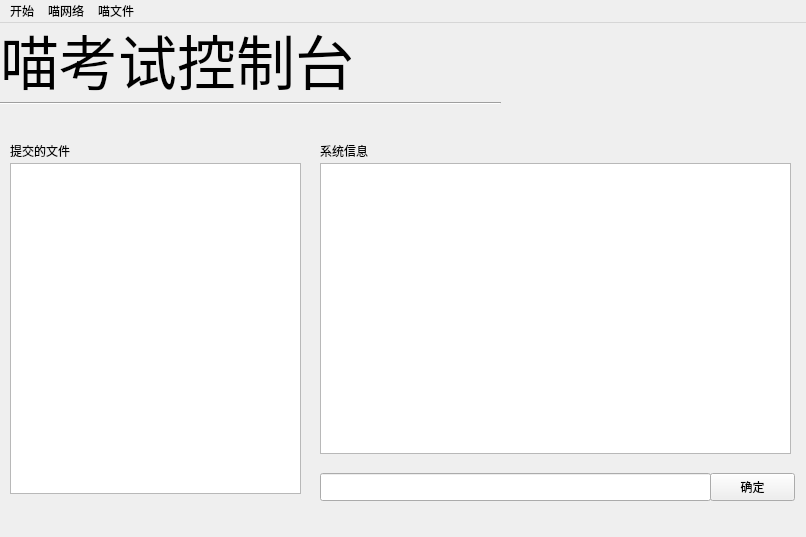
<?xml version="1.0" encoding="UTF-8"?>
<ui version="4.0">
 <class>MainWindow</class>
 <widget class="QMainWindow" name="MainWindow">
  <property name="geometry">
   <rect>
    <x>0</x>
    <y>0</y>
    <width>806</width>
    <height>537</height>
   </rect>
  </property>
  <property name="windowTitle">
   <string>MainWindow</string>
  </property>
  <widget class="QWidget" name="centralwidget">
   <widget class="QLabel" name="label">
    <property name="geometry">
     <rect>
      <x>0</x>
      <y>0</y>
      <width>351</width>
      <height>71</height>
     </rect>
    </property>
    <property name="font">
     <font>
      <pointsize>44</pointsize>
     </font>
    </property>
    <property name="text">
     <string>喵考试控制台</string>
    </property>
   </widget>
   <widget class="Line" name="line">
    <property name="geometry">
     <rect>
      <x>0</x>
      <y>70</y>
      <width>501</width>
      <height>20</height>
     </rect>
    </property>
    <property name="orientation">
     <enum>Qt::Horizontal</enum>
    </property>
   </widget>
   <widget class="QListWidget" name="listWidget">
    <property name="geometry">
     <rect>
      <x>320</x>
      <y>140</y>
      <width>471</width>
      <height>291</height>
     </rect>
    </property>
   </widget>
   <widget class="QLineEdit" name="lineEdit">
    <property name="geometry">
     <rect>
      <x>320</x>
      <y>450</y>
      <width>391</width>
      <height>28</height>
     </rect>
    </property>
   </widget>
   <widget class="QPushButton" name="pushButton">
    <property name="geometry">
     <rect>
      <x>710</x>
      <y>450</y>
      <width>85</width>
      <height>28</height>
     </rect>
    </property>
    <property name="text">
     <string>确定</string>
    </property>
   </widget>
   <widget class="QListWidget" name="listWidget_2">
    <property name="geometry">
     <rect>
      <x>10</x>
      <y>140</y>
      <width>291</width>
      <height>331</height>
     </rect>
    </property>
   </widget>
   <widget class="QLabel" name="label_2">
    <property name="geometry">
     <rect>
      <x>10</x>
      <y>120</y>
      <width>81</width>
      <height>16</height>
     </rect>
    </property>
    <property name="text">
     <string>提交的文件</string>
    </property>
   </widget>
   <widget class="QLabel" name="label_3">
    <property name="geometry">
     <rect>
      <x>320</x>
      <y>120</y>
      <width>61</width>
      <height>16</height>
     </rect>
    </property>
    <property name="text">
     <string>系统信息</string>
    </property>
   </widget>
  </widget>
  <widget class="QMenuBar" name="menubar">
   <property name="geometry">
    <rect>
     <x>0</x>
     <y>0</y>
     <width>806</width>
     <height>28</height>
    </rect>
   </property>
   <widget class="QMenu" name="menu">
    <property name="title">
     <string>开始</string>
    </property>
    <addaction name="action_8"/>
    <addaction name="action_10"/>
    <addaction name="action_16"/>
   </widget>
   <widget class="QMenu" name="menu_2">
    <property name="title">
     <string>喵网络</string>
    </property>
    <addaction name="action_11"/>
    <addaction name="action_17"/>
   </widget>
   <widget class="QMenu" name="menu_4">
    <property name="title">
     <string>喵文件</string>
    </property>
    <addaction name="action_18"/>
    <addaction name="action_19"/>
   </widget>
   <addaction name="menu"/>
   <addaction name="menu_2"/>
   <addaction name="menu_4"/>
  </widget>
  <action name="action_8">
   <property name="text">
    <string>设置考题</string>
   </property>
  </action>
  <action name="action_10">
   <property name="text">
    <string>关于</string>
   </property>
  </action>
  <action name="action_11">
   <property name="text">
    <string>管理授权</string>
   </property>
  </action>
  <action name="action_12">
   <property name="text">
    <string>禁用所有喵终端</string>
   </property>
  </action>
  <action name="action_13">
   <property name="text">
    <string>登出所有喵终端</string>
   </property>
  </action>
  <action name="action_14">
   <property name="text">
    <string>打开登录</string>
   </property>
  </action>
  <action name="action_15">
   <property name="text">
    <string>准许登录</string>
   </property>
  </action>
  <action name="action_16">
   <property name="text">
    <string>退出</string>
   </property>
  </action>
  <action name="action_17">
   <property name="text">
    <string>禁用登录</string>
   </property>
  </action>
  <action name="action_18">
   <property name="text">
    <string>打开文件夹</string>
   </property>
  </action>
  <action name="action_19">
   <property name="text">
    <string>删除所有提交</string>
   </property>
  </action>
 </widget>
 <resources/>
 <connections/>
</ui>
